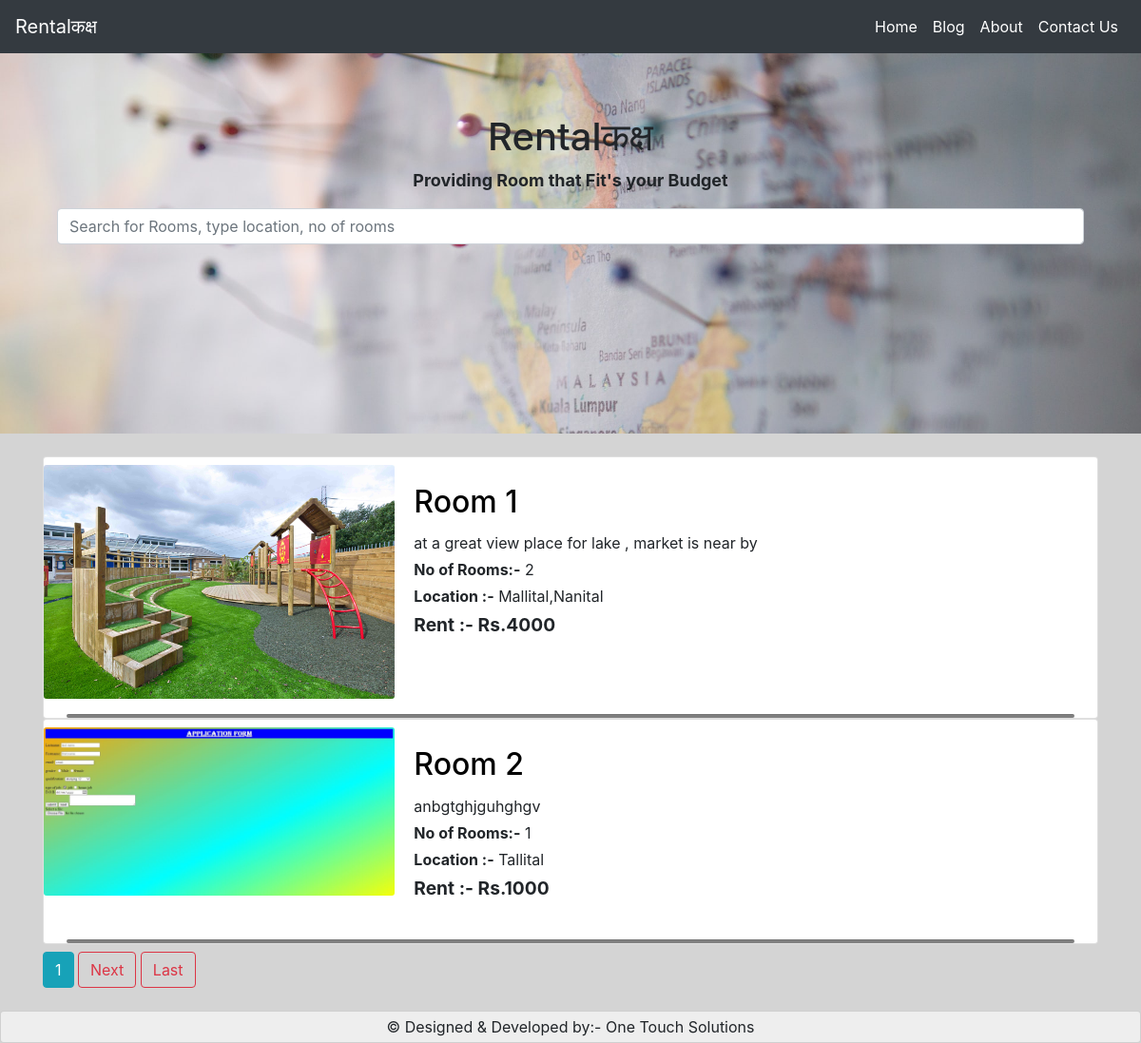
The page / on the database its author committed.
### blog/models.py (models this page shows, shortened)
class Room(models.Model):
    room = models.CharField(max_length=50)
    info = models.TextField()
    no_room = models.IntegerField()
    kitchen = models.CharField(max_length=10)
    location = models.CharField(max_length=50)
    adress = models.TextField()
    owner_name = models.CharField(max_length=100)
    owner_phone = models.CharField(max_length=50)
    rent = models.IntegerField()
    img1 = models.ImageField(default='default_room.jpg', upload_to='room_pics')
    img2 = models.ImageField(default='default_room.jpg', upload_to='room_pics')
    img3 = models.ImageField(default='default_room.jpg', upload_to='room_pics')
    img4 = models.ImageField(default='default_room.jpg', upload_to='room_pics')

### blog/views.py (the view)
# urls.py: path('', RoomListView.as_view(), name='home'),
class RoomListView(ListView):
    model = Room
    template_name = 'blog/home.html'
    context_object_name = 'rooms'
    paginate_by = 2

### blog/templates/blog/home.html (shortened to what this page needs)
{% extends 'blog/basic.html' %}
{% load static %}
{% block css%}
<link rel="stylesheet" type="text/css" href="{% static 'blog/search.css' %}">
{% endblock %}
{% block body %}
 <div class="container-fluid bimg ">
    <div class="container">
      <div class="jumbotron jumbotron-fluid mb-4">
        <div>
          <div class="container">
            <div class="row">
              <div class="col-sm text-center">
                <h1>Rentalकक्ष</h1>
                <p style="font-size: large; font-weight: bolder;">Providing Room that Fit's your Budget </p>
                <form method="get" action="/search">
                  <div class="input-group  mb-3">
                    <input type="text" name="search" id="search" class="form-control" aria-label="Sizing example input"
                           placeholder="Search for Rooms, type location, no of rooms"
                      aria-describedby="inputGroup-sizing-default">
                  </div>
                </form>
              </div>
            </div>
          </div>
        </div>
      </div>
    </div>
 </div>
    <div class="container">
      {% for room in rooms %}
      <div class="card mb-0" style="max-width: 100vw;">
        <div class="row no-gutters mt-2">
          <div class="col-md-4">
            <img src="{{ room.img1.url }}" class="card-img" alt="...">
          </div>
          <div class="col-md-8">
            <div class="card-body">
              <a style="color: black;" href="{% url 'room-detail' room.id %}"><h2 class="card-title">{{ room.room }}</h2></a>
              <p class="card-text mb-1">
                {{ room.info }}
              </p>
              <p class="card-text mb-1"><strong>No of Rooms:-</strong> {{ room.no_room }}</p>
              <p class="card-text mb-1"><strong>Location :-</strong> {{ room.location }}</p>
              <p class="card-text mb-1" style="font-size: larger;"><strong>Rent :- Rs.{{ room.rent }}</strong></p>
            </div>
          </div>
        </div>
        <hr class="seprator ml-4 mr-4 mb-0">
      </div>
      {% endfor %}
       {% if is_paginated %}
        {% for num in page_obj.paginator.page_range %}
        {% if page_obj.number == num %}
        <a class="btn btn-info mt-2 mb-4" href="?page={{ num }}">{{ num }}</a>
        {% endif %}
        {% endfor %}
        {% if page_obj.has_next %}
            <a class="btn btn-outline-danger mt-2 mb-4" href="?page={{ page_obj.next_page_number }}">Next</a>
            <a class="btn btn-outline-danger mt-2 mb-4" href="?page={{ page_obj.paginator.num_pages }}">Last</a>
        {% endif %}
      {% endif %}
    </div>
    <div class="container-fluid grey px-0">
      <div class="card stretch pt-1">
        <p class="mb-1"> &COPY; Designed & Developed by:- One Touch Solutions</p>
      </div>
    </div>
{% endblock %}

### blog/static/blog/search.css (style rules this page uses)
.seprator { height: 3px; background-color: grey; border-radius: 20px; }
body { background-color: rgb(212, 212, 212); }
.bimg { background-image: url("/static/img/home.jpg"); background-size: cover; background-repeat: no-repeat; }
.jumbotron { background: transparent; height: 50vh }
.stretch { text-align: center; background-color: #eee; padding-top: 20px; }

### rows shown on the page
Room: img1 (picture), room "Room 1", info "at a great view place for lake , market is near by", no_room "2", location "Mallital,Nanital", rent "4000"
Room: img1 (picture), room "Room 2", info "anbgtghjguhghgv", no_room "1", location "Tallital", rent "1000"

### other values the page prints
{{ num }} "1"
